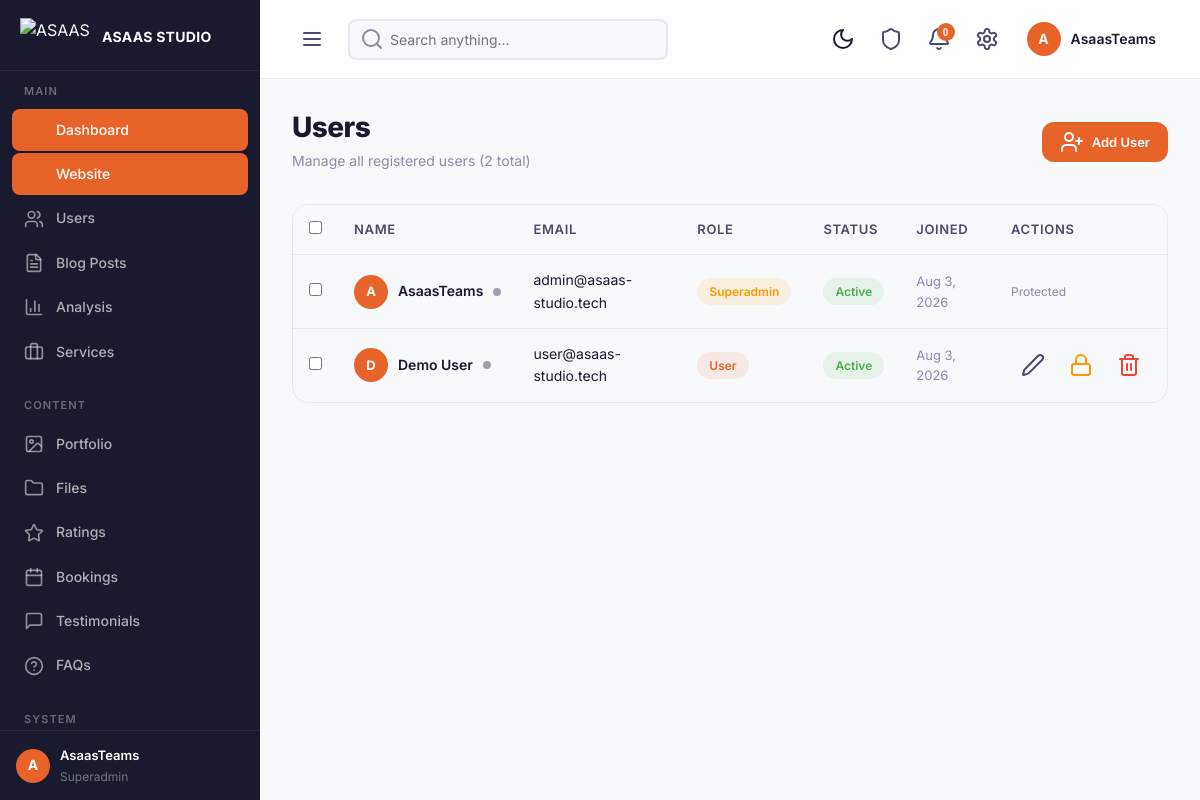
The page /admin/users.php (signed in) on the database its author committed.
### tables this page shows
CREATE TABLE users (
    id INT PRIMARY KEY AUTO_INCREMENT,
    name VARCHAR(100) NOT NULL,
    username VARCHAR(100) DEFAULT NULL UNIQUE,
    email VARCHAR(255) NOT NULL UNIQUE,
    password VARCHAR(255) NOT NULL,
    avatar VARCHAR(500) DEFAULT NULL,
    phone VARCHAR(20) DEFAULT NULL,
    company VARCHAR(255) DEFAULT NULL,
    bio TEXT DEFAULT NULL,
    role ENUM('user', 'admin', 'superadmin') DEFAULT 'user',
    status ENUM('active', 'inactive', 'banned') DEFAULT 'active',
    email_verified_at DATETIME DEFAULT NULL,
    last_login DATETIME DEFAULT NULL,
    last_activity DATETIME DEFAULT NULL,
    login_attempts INT DEFAULT 0,
    locked_until DATETIME DEFAULT NULL,
    created_at TIMESTAMP DEFAULT CURRENT_TIMESTAMP,
    updated_at TIMESTAMP DEFAULT CURRENT_TIMESTAMP ON UPDATE CURRENT_TIMESTAMP,
    INDEX idx_email (email),
    INDEX idx_username (username),
    INDEX idx_role (role),
    INDEX idx_status (status)
);

### config/functions.php (called while the page is built, shortened)
<?php
function isOnline($lastActivity) {
    if (empty($lastActivity)) return false;
    $diff = time() - strtotime($lastActivity);
    return $diff < 300;
}
function formatDate($datetime, $format = 'M j, Y') {
    return date($format, strtotime($datetime));
}

### admin/users.php (the view, shortened to what this page needs)
<?php require_once __DIR__ . '/../config/functions.php'; startSession(); requireAdmin(); $pageTitle = 'Users'; require __DIR__ . '/../includes/admin-header.php';
$db = Database::getInstance()->getConnection();
$users = $db->query("SELECT * FROM users ORDER BY created_at DESC")->fetchAll();
?>
<div class="page-header fade-in-up">
    <div>
        <h1 class="page-title">Users</h1>
        <p class="page-subtitle">Manage all registered users (<?= count($users) ?> total)</p>
    </div>
    <div class="page-actions">
        <button class="btn btn-primary btn-sm" onclick="openModal('addUserModal')"><i data-lucide="user-plus" size="16"></i> Add User</button>
    </div>
</div>
<div class="table-container reveal">
    <table class="table">
        <thead>
            <tr><th style="width:40px"><input type="checkbox" data-select-all="users-table"></th><th>Name</th><th>Email</th><th>Role</th><th>Status</th><th>Joined</th><th>Actions</th></tr>
        </thead>
        <tbody id="users-table">
            <?php foreach ($users as $u): ?>
                <tr>
                    <td><input type="checkbox"></td>
                    <td>
                        <div style="display:flex;align-items:center;gap:10px">
                            <?php $avatarUrl = !empty($u['avatar']) ? BASE_URL . $u['avatar'] : ''; ?>
                            <div style="width:34px;height:34px;border-radius:50%;background:var(--primary);display:flex;align-items:center;justify-content:center;color:white;font-weight:700;font-size:13px;overflow:hidden;flex-shrink:0;<?= $avatarUrl ? 'background:none' : '' ?>">
                                <?php if ($avatarUrl): ?>
                                    <img src="<?= $avatarUrl ?>" alt="Avatar" style="width:100%;height:100%;object-fit:cover">
                                <?php else: ?>
                                    <?= strtoupper($u['name'][0]) ?>
                                <?php endif; ?>
                            </div>
                            <span style="font-weight:600"><?= htmlspecialchars($u['name']) ?></span>
                            <span style="width:8px;height:8px;border-radius:50%;display:inline-block;flex-shrink:0;background:<?= isOnline($u['last_activity'] ?? '') ? '#22c55e' : '#9ca3af' ?>"></span>
                        </div>
                    </td>
                    <td><?= htmlspecialchars($u['email']) ?></td>
                    <td><span class="badge badge-<?= $u['role'] === 'superadmin' ? 'warning' : ($u['role'] === 'admin' ? 'info' : 'primary') ?>"><?= ucfirst($u['role']) ?></span></td>
                    <td>
                        <?php if ($u['status'] === 'active'): ?>
                            <span class="badge badge-success">Active</span>
                        <?php elseif ($u['status'] === 'banned'): ?>
                            <span class="badge badge-error">Banned</span>
                        <?php else: ?>
                            <span class="badge" style="background:var(--bg-gray);color:var(--text-muted)">Inactive</span>
                        <?php endif; ?>
                    </td>
                    <td style="color:var(--text-muted);font-size:13px"><?= formatDate($u['created_at']) ?></td>
                    <td>
                        <div style="display:flex;gap:4px">
                            <?php if ($u['role'] !== 'superadmin'): ?>
                                <button class="btn btn-ghost btn-icon btn-sm" title="Edit" onclick="editUser(<?= $u['id'] ?>, '<?= htmlspecialchars($u['name'], ENT_QUOTES) ?>', '<?= htmlspecialchars($u['username'], ENT_QUOTES) ?>', '<?= htmlspecialchars($u['email'], ENT_QUOTES) ?>', '<?= $u['role'] ?>', '<?= $u['status'] ?>')"><i data-lucide="edit-2" size="14"></i></button>
                                <?php if ($u['status'] === 'banned'): ?>
                                    <form method="POST" style="display:inline" onsubmit="return confirm('Unblock this user?')">
                                        <input type="hidden" name="csrf_token" value="<?= getCSRFToken() ?>">
                                        <input type="hidden" name="user_action" value="unblock">
                                        <input type="hidden" name="user_id" value="<?= $u['id'] ?>">
                                        <button type="submit" class="btn btn-ghost btn-icon btn-sm" title="Unblock" style="color:#4CAF50;border:none;cursor:pointer;background:none"><i data-lucide="unlock" size="14"></i></button>
                                    </form>
                                <?php else: ?>
                                    <form method="POST" style="display:inline" onsubmit="return confirm('Block this user?')">
                                        <button type="submit" class="btn btn-ghost btn-icon btn-sm" title="Block" style="color:#FF9800;border:none;cursor:pointer;background:none"><i data-lucide="lock" size="14"></i></button>
                                    </form>
                                <?php endif; ?>
                                <form method="POST" style="display:inline" onsubmit="return confirm('Delete this user? This cannot be undone.')">
                                    <button type="submit" class="btn btn-ghost btn-icon btn-sm" title="Delete" style="color:#F44336;border:none;cursor:pointer;background:none"><i data-lucide="trash-2" size="14"></i></button>
                                </form>
                            <?php else: ?>
                                <span style="color:var(--text-muted);font-size:12px">Protected</span>
                            <?php endif; ?>
                        </div>
                    </td>
                </tr>
            <?php endforeach; ?>
        </tbody>
    </table>
</div>
</body></html>

### assets/css/main.css (style rules this page uses)
:root { --primary: #E8632A; --primary-dark: #d4551f; --primary-light: #f07840; --primary-alpha: rgba(232, 99, 42, 0.1); --primary-alpha-2: rgba(232, 99, 42, 0.2); --bg-white: #ffffff; --bg-light: #f8f9fb; --bg-gray: #f1f3f5; --bg-dark: #1a1a2e; --bg-darker: #0f0f1a; --text-primary: #1a1a2e; --text-secondary: #4a4a6a; --text-muted: #8a8aaa; --text-light: #b0b0c8; --text-white: #ffffff; --border: #e8e8f0; --border-dark: #d0d0e0; --shadow-sm: 0 2px 8px rgba(0,0,0,0.06); --shadow-md: 0 4px 20px rgba(0,0,0,0.08); --shadow-lg: 0 8px 40px rgba(0,0,0,0.12); --shadow-xl: 0 16px 60px rgba(0,0,0,0.15); --radius-sm: 8px; --radius-md: 12px; --radius-lg: 16px; --radius-xl: 24px; --font-family: 'Inter', -apple-system, BlinkMacSystemFont, sans-serif; --transition: 0.3s ease; --max-width: 1200px; --header-height: 80px; --sidebar-width: 260px; --sidebar-collapsed: 72px; }
*, *::before, *::after { margin: 0; padding: 0; box-sizing: border-box; }
html { scroll-behavior: smooth; -webkit-font-smoothing: antialiased; -moz-osx-font-smoothing: grayscale; }
body { font-family: var(--font-family); font-size: 16px; line-height: 1.6; color: var(--text-primary); background: var(--bg-white); overflow-x: hidden; }
h1, h2, h3, h4, h5, h6 { font-weight: 700; line-height: 1.2; color: var(--text-primary); }
h1 { font-size: clamp(2.5rem, 5vw, 4.5rem); letter-spacing: -0.02em; }
p { color: var(--text-secondary); line-height: 1.7; }
.btn { display: inline-flex; align-items: center; gap: 8px; padding: 12px 28px; border: none; border-radius: var(--radius-md); font-family: var(--font-family); font-size: 15px; font-weight: 600; cursor: pointer; transition: all var(--transition); text-decoration: none; line-height: 1.4; position: relative; overflow: hidden; }
.btn-primary { background: var(--primary); color: white; }
.btn-ghost { background: transparent; color: var(--text-secondary); }
.btn-sm { padding: 8px 18px; font-size: 13px; }
.btn-icon { width: 44px; height: 44px; padding: 0; display: flex; align-items: center; justify-content: center; border-radius: var(--radius-sm); }
.badge { display: inline-flex; align-items: center; padding: 4px 12px; border-radius: 50px; font-size: 12px; font-weight: 600; gap: 4px; }
.badge-primary { background: var(--primary-alpha); color: var(--primary); }
.badge-success { background: rgba(76, 175, 80, 0.1); color: #4CAF50; }
.badge-warning { background: rgba(255, 152, 0, 0.1); color: #FF9800; }
.table-container { overflow-x: auto; border-radius: var(--radius-lg); border: 1px solid var(--border); }
.table { width: 100%; border-collapse: collapse; }
.table th { background: var(--bg-light); padding: 14px 16px; text-align: left; font-size: 13px; font-weight: 600; color: var(--text-secondary); text-transform: uppercase; letter-spacing: 0.05em; border-bottom: 1px solid var(--border); }
.table td { padding: 14px 16px; font-size: 14px; color: var(--text-primary); border-bottom: 1px solid var(--border); }
.table tr:last-child td { border-bottom: none; }

### assets/css/admin.css (style rules this page uses)
.page-header { display: flex; align-items: center; justify-content: space-between; margin-bottom: 32px; }
.page-title { font-size: 28px; font-weight: 800; }
.page-subtitle { font-size: 14px; color: var(--text-muted); margin-top: 4px; }
.page-actions { display: flex; gap: 12px; }

### assets/css/animations.css (style rules this page uses)
.fade-in-up { opacity: 0; transform: translateY(40px); animation: fadeInUp 0.8s ease forwards; }
.btn { position: relative; overflow: hidden; transition: all 0.3s ease; }
.btn::after { content: ''; position: absolute; top: 50%; left: 50%; width: 0; height: 0; border-radius: 50%; background: rgba(255,255,255,0.2); transition: width 0.6s ease, height 0.6s ease, top 0.6s ease, left 0.6s ease; }
.reveal { opacity: 0; transform: translateY(40px); transition: opacity 0.8s ease, transform 0.8s ease; }
.reveal.visible { opacity: 1; transform: translateY(0); }

### includes/admin-header.php (style rules this page uses)
:root { --bg-dark: #1a1a2e; --bg-white: #ffffff; --bg-light: #f8f9fb; --bg-gray: #f0f1f5; --border: #e8e8f0; --border-dark: #d0d0e0; --text-primary: #1a1a2e; --text-secondary: #4a4a6a; --text-muted: #8a8aaa; --shadow-sm: 0 2px 8px rgba(0,0,0,0.06); --shadow-md: 0 4px 20px rgba(0,0,0,0.08); --shadow-lg: 0 8px 40px rgba(0,0,0,0.12); --transition: 0.3s ease; }
body { transition: background .3s ease, color .3s ease }

### rows shown on the page
users: name "A", name "AsaasTeams", email "admin@asaas-studio.tech", role "Superadmin", status "Active", created_at "Aug 3, 2026", shows "Protected"
users: name "D", name "Demo User", email "user@asaas-studio.tech", role "User", status "Active", created_at "Aug 3, 2026"

### other values the page prints
APP_NAME "ASAAS STUDIO"
$adminAvatarLetter "A"
getCurrentUserName() "AsaasTeams"
getCurrentUserRole() "Superadmin"
getUnreadNotificationCount(getCurrentUserId()) "0"
getCurrentUserName()[0] "A"
count($users) "2"
